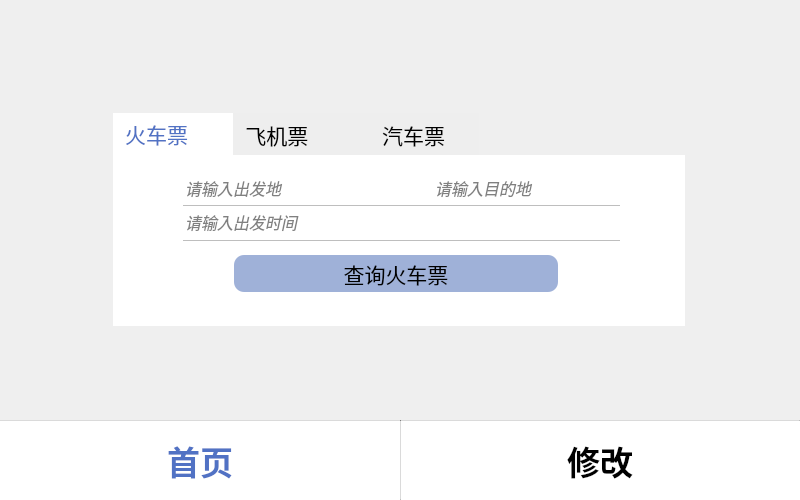
<?xml version="1.0" encoding="UTF-8"?>
<ui version="4.0">
 <class>StaffHomePage</class>
 <widget class="QMainWindow" name="StaffHomePage">
  <property name="geometry">
   <rect>
    <x>0</x>
    <y>0</y>
    <width>800</width>
    <height>500</height>
   </rect>
  </property>
  <property name="windowTitle">
   <string>MainWindow</string>
  </property>
  <widget class="QWidget" name="centralwidget">
   <widget class="QTabWidget" name="tabWidget">
    <property name="geometry">
     <rect>
      <x>113</x>
      <y>113</y>
      <width>572</width>
      <height>220</height>
     </rect>
    </property>
    <property name="baseSize">
     <size>
      <width>0</width>
      <height>0</height>
     </size>
    </property>
    <property name="font">
     <font>
      <family>微软雅黑</family>
      <pointsize>16</pointsize>
     </font>
    </property>
    <property name="cursor">
     <cursorShape>PointingHandCursor</cursorShape>
    </property>
    <property name="autoFillBackground">
     <bool>false</bool>
    </property>
    <property name="styleSheet">
     <string notr="true">QTabBar::tab:selected { color: #5172c4; background-color: #ffffff;}
QTabBar::tab:!selected{background-color:rgb(238,238,238);}
QTabWidget::pane { border-radius: 10px; }</string>
    </property>
    <property name="tabPosition">
     <enum>QTabWidget::North</enum>
    </property>
    <property name="tabShape">
     <enum>QTabWidget::Rounded</enum>
    </property>
    <property name="currentIndex">
     <number>0</number>
    </property>
    <property name="iconSize">
     <size>
      <width>60</width>
      <height>50</height>
     </size>
    </property>
    <property name="elideMode">
     <enum>Qt::ElideNone</enum>
    </property>
    <property name="usesScrollButtons">
     <bool>true</bool>
    </property>
    <widget class="QWidget" name="tab">
     <attribute name="icon">
      <iconset resource="res.qrc">
       <normaloff>:/train.png</normaloff>:/train.png</iconset>
     </attribute>
     <attribute name="title">
      <string>火车票      </string>
     </attribute>
     <widget class="QFrame" name="frame_5">
      <property name="geometry">
       <rect>
        <x>0</x>
        <y>0</y>
        <width>574</width>
        <height>171</height>
       </rect>
      </property>
      <property name="styleSheet">
       <string notr="true">background-color:#ffffff;border:none;
</string>
      </property>
      <property name="frameShape">
       <enum>QFrame::StyledPanel</enum>
      </property>
      <property name="frameShadow">
       <enum>QFrame::Raised</enum>
      </property>
      <widget class="Line" name="line_11">
       <property name="geometry">
        <rect>
         <x>70</x>
         <y>50</y>
         <width>437</width>
         <height>1</height>
        </rect>
       </property>
       <property name="font">
        <font>
         <pointsize>2</pointsize>
        </font>
       </property>
       <property name="styleSheet">
        <string notr="true">background-color:rgb(190,190,190);</string>
       </property>
       <property name="orientation">
        <enum>Qt::Horizontal</enum>
       </property>
      </widget>
      <widget class="Line" name="line_12">
       <property name="geometry">
        <rect>
         <x>70</x>
         <y>85</y>
         <width>437</width>
         <height>1</height>
        </rect>
       </property>
       <property name="font">
        <font>
         <pointsize>2</pointsize>
        </font>
       </property>
       <property name="styleSheet">
        <string notr="true">background-color:rgb(190,190,190);</string>
       </property>
       <property name="orientation">
        <enum>Qt::Horizontal</enum>
       </property>
      </widget>
      <widget class="QPushButton" name="trainbtn">
       <property name="geometry">
        <rect>
         <x>121</x>
         <y>100</y>
         <width>324</width>
         <height>37</height>
        </rect>
       </property>
       <property name="sizePolicy">
        <sizepolicy hsizetype="Minimum" vsizetype="Minimum">
         <horstretch>0</horstretch>
         <verstretch>0</verstretch>
        </sizepolicy>
       </property>
       <property name="minimumSize">
        <size>
         <width>0</width>
         <height>0</height>
        </size>
       </property>
       <property name="font">
        <font>
         <family>微软雅黑</family>
         <pointsize>16</pointsize>
        </font>
       </property>
       <property name="cursor">
        <cursorShape>PointingHandCursor</cursorShape>
       </property>
       <property name="layoutDirection">
        <enum>Qt::LeftToRight</enum>
       </property>
       <property name="styleSheet">
        <string notr="true">*{
background-color:rgb(159,177,216);
border-radius: 10px;
}
QPushButton:pressed{  background-color: #5172c4;}</string>
       </property>
       <property name="text">
        <string>查询火车票</string>
       </property>
       <property name="iconSize">
        <size>
         <width>20</width>
         <height>20</height>
        </size>
       </property>
      </widget>
      <widget class="QLabel" name="label_7">
       <property name="geometry">
        <rect>
         <x>260</x>
         <y>0</y>
         <width>51</width>
         <height>46</height>
        </rect>
       </property>
       <property name="text">
        <string/>
       </property>
       <property name="pixmap">
        <pixmap resource="res.qrc">:/redAndblue.png</pixmap>
       </property>
       <property name="scaledContents">
        <bool>true</bool>
       </property>
      </widget>
      <widget class="QLineEdit" name="lineEdit_14">
       <property name="geometry">
        <rect>
         <x>70</x>
         <y>0</y>
         <width>181</width>
         <height>50</height>
        </rect>
       </property>
       <property name="font">
        <font>
         <pointsize>12</pointsize>
         <italic>true</italic>
        </font>
       </property>
       <property name="styleSheet">
        <string notr="true">color:grey</string>
       </property>
       <property name="inputMask">
        <string/>
       </property>
       <property name="text">
        <string>请输入出发地</string>
       </property>
       <property name="frame">
        <bool>true</bool>
       </property>
       <property name="alignment">
        <set>Qt::AlignBottom|Qt::AlignLeading|Qt::AlignLeft</set>
       </property>
      </widget>
      <widget class="QLineEdit" name="lineEdit_15">
       <property name="geometry">
        <rect>
         <x>320</x>
         <y>0</y>
         <width>181</width>
         <height>50</height>
        </rect>
       </property>
       <property name="font">
        <font>
         <pointsize>12</pointsize>
         <italic>true</italic>
        </font>
       </property>
       <property name="styleSheet">
        <string notr="true">color:grey</string>
       </property>
       <property name="inputMask">
        <string/>
       </property>
       <property name="text">
        <string>请输入目的地</string>
       </property>
       <property name="alignment">
        <set>Qt::AlignBottom|Qt::AlignLeading|Qt::AlignLeft</set>
       </property>
      </widget>
      <widget class="QLineEdit" name="lineEdit_16">
       <property name="geometry">
        <rect>
         <x>70</x>
         <y>51</y>
         <width>437</width>
         <height>33</height>
        </rect>
       </property>
       <property name="font">
        <font>
         <pointsize>12</pointsize>
         <italic>true</italic>
        </font>
       </property>
       <property name="styleSheet">
        <string notr="true">color:grey</string>
       </property>
       <property name="inputMask">
        <string/>
       </property>
       <property name="text">
        <string>请输入出发时间</string>
       </property>
       <property name="alignment">
        <set>Qt::AlignBottom|Qt::AlignLeading|Qt::AlignLeft</set>
       </property>
      </widget>
     </widget>
    </widget>
    <widget class="QWidget" name="tab_3">
     <attribute name="icon">
      <iconset resource="res.qrc">
       <normaloff>:/plane.png</normaloff>:/plane.png</iconset>
     </attribute>
     <attribute name="title">
      <string>飞机票         </string>
     </attribute>
     <widget class="QFrame" name="frame_4">
      <property name="geometry">
       <rect>
        <x>0</x>
        <y>0</y>
        <width>574</width>
        <height>171</height>
       </rect>
      </property>
      <property name="styleSheet">
       <string notr="true">background-color:#ffffff;border:none;
</string>
      </property>
      <property name="frameShape">
       <enum>QFrame::StyledPanel</enum>
      </property>
      <property name="frameShadow">
       <enum>QFrame::Raised</enum>
      </property>
      <widget class="Line" name="line_9">
       <property name="geometry">
        <rect>
         <x>70</x>
         <y>50</y>
         <width>437</width>
         <height>1</height>
        </rect>
       </property>
       <property name="font">
        <font>
         <pointsize>2</pointsize>
        </font>
       </property>
       <property name="styleSheet">
        <string notr="true">background-color:rgb(190,190,190);</string>
       </property>
       <property name="orientation">
        <enum>Qt::Horizontal</enum>
       </property>
      </widget>
      <widget class="Line" name="line_10">
       <property name="geometry">
        <rect>
         <x>70</x>
         <y>85</y>
         <width>437</width>
         <height>1</height>
        </rect>
       </property>
       <property name="font">
        <font>
         <pointsize>2</pointsize>
        </font>
       </property>
       <property name="styleSheet">
        <string notr="true">background-color:rgb(190,190,190);</string>
       </property>
       <property name="orientation">
        <enum>Qt::Horizontal</enum>
       </property>
      </widget>
      <widget class="QPushButton" name="planebtn">
       <property name="geometry">
        <rect>
         <x>121</x>
         <y>100</y>
         <width>324</width>
         <height>37</height>
        </rect>
       </property>
       <property name="sizePolicy">
        <sizepolicy hsizetype="Minimum" vsizetype="Minimum">
         <horstretch>0</horstretch>
         <verstretch>0</verstretch>
        </sizepolicy>
       </property>
       <property name="minimumSize">
        <size>
         <width>0</width>
         <height>0</height>
        </size>
       </property>
       <property name="font">
        <font>
         <family>微软雅黑</family>
         <pointsize>16</pointsize>
        </font>
       </property>
       <property name="cursor">
        <cursorShape>PointingHandCursor</cursorShape>
       </property>
       <property name="layoutDirection">
        <enum>Qt::LeftToRight</enum>
       </property>
       <property name="styleSheet">
        <string notr="true">*{
background-color:rgb(159,177,216);
border-radius: 10px;
}
QPushButton:pressed{  background-color: #5172c4;}</string>
       </property>
       <property name="text">
        <string>查询飞机票</string>
       </property>
       <property name="iconSize">
        <size>
         <width>20</width>
         <height>20</height>
        </size>
       </property>
      </widget>
      <widget class="QLabel" name="label_6">
       <property name="geometry">
        <rect>
         <x>260</x>
         <y>0</y>
         <width>51</width>
         <height>46</height>
        </rect>
       </property>
       <property name="text">
        <string/>
       </property>
       <property name="pixmap">
        <pixmap resource="res.qrc">:/redAndblue.png</pixmap>
       </property>
       <property name="scaledContents">
        <bool>true</bool>
       </property>
      </widget>
      <widget class="QLineEdit" name="lineEdit_11">
       <property name="geometry">
        <rect>
         <x>70</x>
         <y>0</y>
         <width>181</width>
         <height>50</height>
        </rect>
       </property>
       <property name="font">
        <font>
         <pointsize>12</pointsize>
         <italic>true</italic>
        </font>
       </property>
       <property name="styleSheet">
        <string notr="true">color:grey</string>
       </property>
       <property name="inputMask">
        <string/>
       </property>
       <property name="text">
        <string>请输入出发地</string>
       </property>
       <property name="frame">
        <bool>true</bool>
       </property>
       <property name="alignment">
        <set>Qt::AlignBottom|Qt::AlignLeading|Qt::AlignLeft</set>
       </property>
      </widget>
      <widget class="QLineEdit" name="lineEdit_12">
       <property name="geometry">
        <rect>
         <x>320</x>
         <y>0</y>
         <width>181</width>
         <height>50</height>
        </rect>
       </property>
       <property name="font">
        <font>
         <pointsize>12</pointsize>
         <italic>true</italic>
        </font>
       </property>
       <property name="styleSheet">
        <string notr="true">color:grey</string>
       </property>
       <property name="inputMask">
        <string/>
       </property>
       <property name="text">
        <string>请输入目的地</string>
       </property>
       <property name="alignment">
        <set>Qt::AlignBottom|Qt::AlignLeading|Qt::AlignLeft</set>
       </property>
      </widget>
      <widget class="QLineEdit" name="lineEdit_13">
       <property name="geometry">
        <rect>
         <x>70</x>
         <y>51</y>
         <width>437</width>
         <height>33</height>
        </rect>
       </property>
       <property name="font">
        <font>
         <pointsize>12</pointsize>
         <italic>true</italic>
        </font>
       </property>
       <property name="styleSheet">
        <string notr="true">color:grey</string>
       </property>
       <property name="inputMask">
        <string/>
       </property>
       <property name="text">
        <string>请输入出发时间</string>
       </property>
       <property name="alignment">
        <set>Qt::AlignBottom|Qt::AlignLeading|Qt::AlignLeft</set>
       </property>
      </widget>
     </widget>
    </widget>
    <widget class="QWidget" name="tab_2">
     <attribute name="icon">
      <iconset resource="res.qrc">
       <normaloff>:/car.png</normaloff>:/car.png</iconset>
     </attribute>
     <attribute name="title">
      <string>汽车票    </string>
     </attribute>
     <widget class="QFrame" name="frame_3">
      <property name="geometry">
       <rect>
        <x>0</x>
        <y>0</y>
        <width>575</width>
        <height>171</height>
       </rect>
      </property>
      <property name="styleSheet">
       <string notr="true">background-color:#ffffff;border:none;
</string>
      </property>
      <property name="frameShape">
       <enum>QFrame::StyledPanel</enum>
      </property>
      <property name="frameShadow">
       <enum>QFrame::Raised</enum>
      </property>
      <widget class="Line" name="line_7">
       <property name="geometry">
        <rect>
         <x>70</x>
         <y>50</y>
         <width>437</width>
         <height>1</height>
        </rect>
       </property>
       <property name="font">
        <font>
         <pointsize>2</pointsize>
        </font>
       </property>
       <property name="styleSheet">
        <string notr="true">background-color:rgb(190,190,190);</string>
       </property>
       <property name="orientation">
        <enum>Qt::Horizontal</enum>
       </property>
      </widget>
      <widget class="Line" name="line_8">
       <property name="geometry">
        <rect>
         <x>70</x>
         <y>85</y>
         <width>437</width>
         <height>1</height>
        </rect>
       </property>
       <property name="font">
        <font>
         <pointsize>2</pointsize>
        </font>
       </property>
       <property name="styleSheet">
        <string notr="true">background-color:rgb(190,190,190);</string>
       </property>
       <property name="orientation">
        <enum>Qt::Horizontal</enum>
       </property>
      </widget>
      <widget class="QPushButton" name="carbtn">
       <property name="geometry">
        <rect>
         <x>121</x>
         <y>100</y>
         <width>324</width>
         <height>37</height>
        </rect>
       </property>
       <property name="sizePolicy">
        <sizepolicy hsizetype="Minimum" vsizetype="Minimum">
         <horstretch>0</horstretch>
         <verstretch>0</verstretch>
        </sizepolicy>
       </property>
       <property name="minimumSize">
        <size>
         <width>0</width>
         <height>0</height>
        </size>
       </property>
       <property name="font">
        <font>
         <family>微软雅黑</family>
         <pointsize>16</pointsize>
        </font>
       </property>
       <property name="cursor">
        <cursorShape>PointingHandCursor</cursorShape>
       </property>
       <property name="layoutDirection">
        <enum>Qt::LeftToRight</enum>
       </property>
       <property name="styleSheet">
        <string notr="true">*{
background-color:rgb(159,177,216);
border-radius: 10px;
}
QPushButton:pressed{  background-color: #5172c4;}</string>
       </property>
       <property name="text">
        <string>查询汽车票</string>
       </property>
       <property name="iconSize">
        <size>
         <width>20</width>
         <height>20</height>
        </size>
       </property>
      </widget>
      <widget class="QLabel" name="label_4">
       <property name="geometry">
        <rect>
         <x>260</x>
         <y>0</y>
         <width>51</width>
         <height>46</height>
        </rect>
       </property>
       <property name="text">
        <string/>
       </property>
       <property name="pixmap">
        <pixmap resource="res.qrc">:/redAndblue.png</pixmap>
       </property>
       <property name="scaledContents">
        <bool>true</bool>
       </property>
      </widget>
      <widget class="QLineEdit" name="lineEdit_7">
       <property name="geometry">
        <rect>
         <x>70</x>
         <y>0</y>
         <width>181</width>
         <height>50</height>
        </rect>
       </property>
       <property name="font">
        <font>
         <pointsize>12</pointsize>
         <italic>true</italic>
        </font>
       </property>
       <property name="styleSheet">
        <string notr="true">color:grey</string>
       </property>
       <property name="inputMask">
        <string/>
       </property>
       <property name="text">
        <string>请输入出发地</string>
       </property>
       <property name="frame">
        <bool>true</bool>
       </property>
       <property name="alignment">
        <set>Qt::AlignBottom|Qt::AlignLeading|Qt::AlignLeft</set>
       </property>
      </widget>
      <widget class="QLineEdit" name="lineEdit_8">
       <property name="geometry">
        <rect>
         <x>320</x>
         <y>0</y>
         <width>181</width>
         <height>50</height>
        </rect>
       </property>
       <property name="font">
        <font>
         <pointsize>12</pointsize>
         <italic>true</italic>
        </font>
       </property>
       <property name="styleSheet">
        <string notr="true">color:grey</string>
       </property>
       <property name="inputMask">
        <string/>
       </property>
       <property name="text">
        <string>请输入目的地</string>
       </property>
       <property name="alignment">
        <set>Qt::AlignBottom|Qt::AlignLeading|Qt::AlignLeft</set>
       </property>
      </widget>
      <widget class="QLineEdit" name="lineEdit_9">
       <property name="geometry">
        <rect>
         <x>70</x>
         <y>51</y>
         <width>437</width>
         <height>33</height>
        </rect>
       </property>
       <property name="font">
        <font>
         <pointsize>12</pointsize>
         <italic>true</italic>
        </font>
       </property>
       <property name="styleSheet">
        <string notr="true">color:grey</string>
       </property>
       <property name="inputMask">
        <string/>
       </property>
       <property name="text">
        <string>请输入出发时间</string>
       </property>
       <property name="alignment">
        <set>Qt::AlignBottom|Qt::AlignLeading|Qt::AlignLeft</set>
       </property>
      </widget>
     </widget>
    </widget>
   </widget>
   <widget class="QWidget" name="bottom" native="true">
    <property name="enabled">
     <bool>true</bool>
    </property>
    <property name="geometry">
     <rect>
      <x>0</x>
      <y>420</y>
      <width>800</width>
      <height>80</height>
     </rect>
    </property>
    <property name="minimumSize">
     <size>
      <width>800</width>
      <height>80</height>
     </size>
    </property>
    <property name="styleSheet">
     <string notr="true">*{
background-color: rgb(255, 255, 255); 
}
</string>
    </property>
    <widget class="QPushButton" name="pushButton_2">
     <property name="geometry">
      <rect>
       <x>0</x>
       <y>0</y>
       <width>400</width>
       <height>80</height>
      </rect>
     </property>
     <property name="font">
      <font>
       <family>微软雅黑</family>
       <pointsize>25</pointsize>
       <weight>75</weight>
       <bold>true</bold>
      </font>
     </property>
     <property name="styleSheet">
      <string notr="true">*{border:none;color:#5172c4;}</string>
     </property>
     <property name="text">
      <string>首页</string>
     </property>
    </widget>
    <widget class="QPushButton" name="modifybtn">
     <property name="geometry">
      <rect>
       <x>400</x>
       <y>0</y>
       <width>400</width>
       <height>80</height>
      </rect>
     </property>
     <property name="font">
      <font>
       <family>微软雅黑</family>
       <pointsize>25</pointsize>
       <weight>75</weight>
       <bold>true</bold>
      </font>
     </property>
     <property name="cursor">
      <cursorShape>PointingHandCursor</cursorShape>
     </property>
     <property name="styleSheet">
      <string notr="true">border:none
</string>
     </property>
     <property name="text">
      <string>修改</string>
     </property>
    </widget>
    <widget class="Line" name="line">
     <property name="geometry">
      <rect>
       <x>0</x>
       <y>0</y>
       <width>800</width>
       <height>1</height>
      </rect>
     </property>
     <property name="font">
      <font>
       <pointsize>2</pointsize>
      </font>
     </property>
     <property name="styleSheet">
      <string notr="true">background-color:rgb(190,190,190);</string>
     </property>
     <property name="orientation">
      <enum>Qt::Horizontal</enum>
     </property>
    </widget>
    <widget class="Line" name="line_2">
     <property name="geometry">
      <rect>
       <x>400</x>
       <y>0</y>
       <width>1</width>
       <height>80</height>
      </rect>
     </property>
     <property name="autoFillBackground">
      <bool>false</bool>
     </property>
     <property name="styleSheet">
      <string notr="true">background-color:rgb(190,190,190);</string>
     </property>
     <property name="orientation">
      <enum>Qt::Vertical</enum>
     </property>
    </widget>
   </widget>
  </widget>
 </widget>
 <resources>
  <include location="res.qrc"/>
 </resources>
 <connections/>
</ui>
